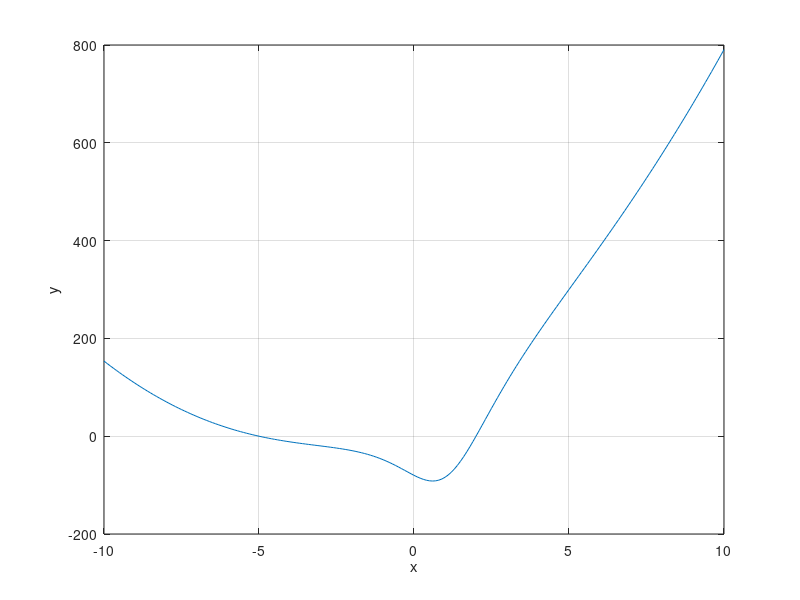
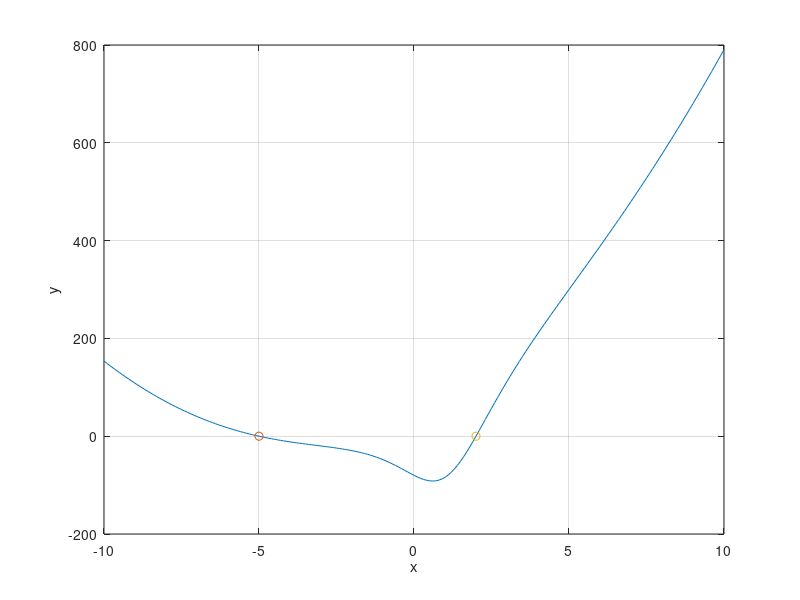

MATLAB code for these plots, in order:
clc; close all; clear all;
x = -10:0.1:10; 
%^^ sets arrary of x that 
%increments numbers by .01 from -10 to 10
num = 4*x.^4 +24*x.^3+36*x.^2-400;
den=x.^2-2*x+5;
y = num./den;
%4x^4+24x^3+36x^2-400 //(x^2-2x+5)
figure(1);
plot(x,y);
grid;
xlabel('x');
ylabel('y');
p1 = [4 24 36 0 -400];
p2 = [1 -2 5];
y2 = polyval (p1,x)./ polyval(p2,x);
figure(2);
plot(x,y2);
grid;
xlabel('x');
ylabel('y');
hold on;
r = roots(p1)
plot(r(1),0,'o');
plot(r(4),0,'o');
%factor p1
%Vd (0, 0.8, 0.02)